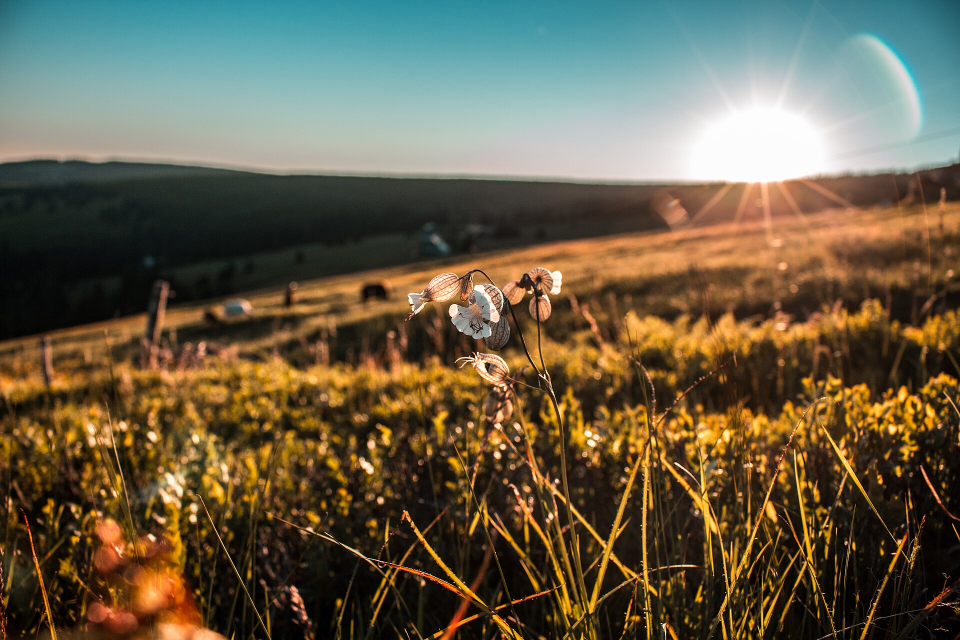
#> input picture src/fotos/amanecer.jpg, 1920 x 1280 px (shown at 1/2 size)
$ python buenosdias.py
#> lines starting #> are read from the running program, lines starting #| are printed output that depends on the picture
### src/semana.py
"""Kratos Chayanne for every day of the week, with real photos (Wikimedia Commons) for flowers and backgrounds."""
import math, os, random, sys
import numpy as np
from PIL import Image, ImageDraw, ImageFilter, ImageEnhance
import m6
from chayanne import text, head, sparkles, rand_pts, fredoka
from kratos import heart_mask

S = 512
N = 10
here = os.path.dirname(os.path.abspath(__file__))
FOTOS = os.path.join(here, "fotos")
GOLD = [(255, 230, 120), (255, 170, 40), (255, 240, 170), (255, 230, 120)]
PINKS = [(255, 255, 255), (255, 210, 230), (255, 255, 255)]


def photo(name, blur=0, bright=1.0, sat=1.1, focus=(0.5, 0.5)):
    """cover-crop a photo to 512x512 around `focus`."""
#> called with name = 'amanecer.jpg', blur = 0, bright = 1, sat = 1.3, focus = (0.6, 0.5)
    im = Image.open(os.path.join(FOTOS, name)).convert("RGB")
#> im is the input picture: PIL image 1920x1280 RGB; mean R, G, B 103.9, 94.8, 72.5
    W, H = im.size
#> W = 1920; H = 1280
    s = min(W, H)
#> s = 1280
    x0 = min(max(0, focus[0] * W - s / 2), W - s); y0 = min(max(0, focus[1] * H - s / 2), H - s)
#> after `x0 = min(max(0, focus[0] * W - s / 2), W - s)`: x0 = 512
#> after `y0 = min(max(0, focus[1] * H - s / 2), H - s)`: y0 = 0
    im = im.crop((int(x0), int(y0), int(x0 + s), int(y0 + s))).resize((S, S), Image.LANCZOS)
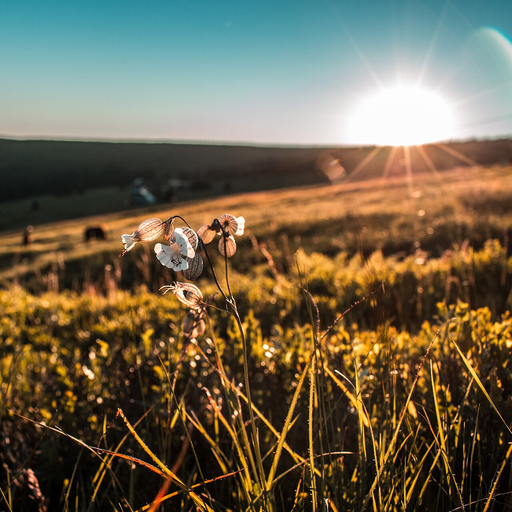
#> im: PIL image 512x512 RGB; mean R, G, B 111.3, 100.7, 77.7
    if blur:
        im = im.filter(ImageFilter.GaussianBlur(blur))
    im = ImageEnhance.Brightness(ImageEnhance.Color(im).enhance(sat)).enhance(bright)
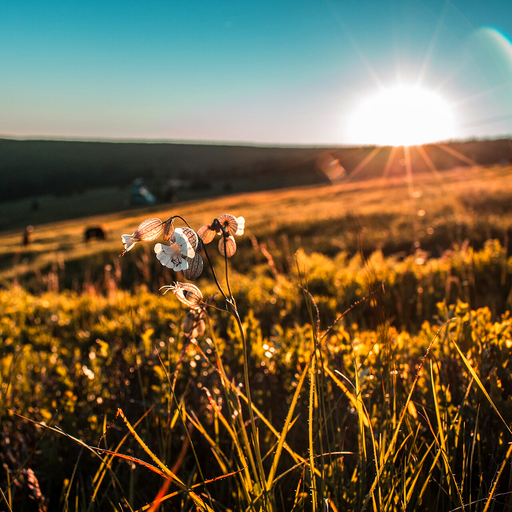
#> im: PIL image 512x512 RGB; mean R, G, B 113.5, 100.1, 71.2
    return im.convert("RGBA")


# [12 lines left out: functions cut, glow_behind, not called in this run]


def cursive(fr, txt, y, size, stops, t, stroke=(255, 255, 255), glow=(255, 80, 200), shadow=(90, 0, 60)):
    im = m6.grad_text(txt, m6.PACIFICO, size, stops, t, stroke=stroke, glow=glow, shadow=shadow)
    fr.alpha_composite(im, ((S - im.width) // 2, y if y >= 0 else S - im.height + y))


# [220 lines left out: functions floaters, lunes, martes, cat_head, miercoles, jueves and 3 more, not called in this run]


DAYS = ("lunes", "martes", "miercoles", "jueves", "viernes", "sabado", "domingo")

# [10 lines that do not run on import are left out]

### src/buenosdias.py
"""10 'Buenos Días' Kratos stickers: tía aesthetics + real photos + every Kratos cut-out."""
import math, os, random, sys
import numpy as np
from PIL import Image, ImageDraw
import m6
from chayanne import text, head, sparkles, rand_pts
from semana import photo, cut, glow_behind, cursive, floaters, cat_head, GOLD, PINKS

S = 512
N = 10
here = os.path.dirname(os.path.abspath(__file__))
SKY = [(255, 255, 255), (180, 240, 255), (255, 255, 255)]
RAIN = [(255, 240, 120), (255, 120, 200), (120, 220, 255), (255, 240, 120)]


def body(name, h=None, w=None):
#> (the run stopped early here; a loop or call above may not have finished)
